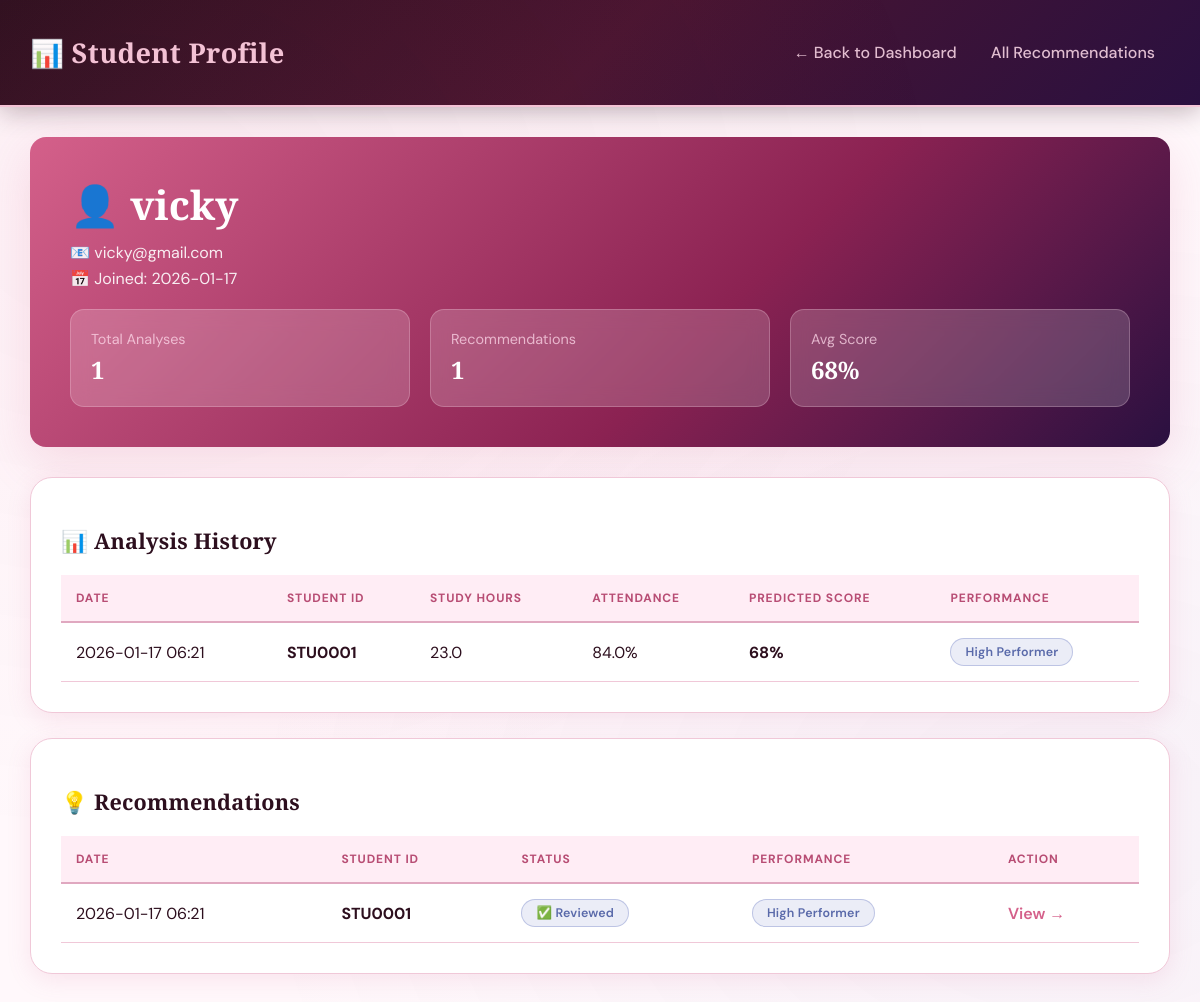
Screenshot of /admin/student/74 (signed in) with the database file from the repository.
### tables this page shows
CREATE TABLE users
                 (id INTEGER PRIMARY KEY AUTOINCREMENT,
                  username TEXT UNIQUE NOT NULL,
                  email TEXT UNIQUE NOT NULL,
                  password TEXT NOT NULL,
                  role TEXT DEFAULT 'student',
                  assigned_student_id TEXT,
                  created_at TIMESTAMP DEFAULT CURRENT_TIMESTAMP);

CREATE TABLE analysis_history
                 (id INTEGER PRIMARY KEY AUTOINCREMENT,
                  user_id INTEGER,
                  student_id TEXT,
                  student_name TEXT,
                  hours_studied REAL,
                  attendance REAL,
                  sleep_hours REAL,
                  previous_scores REAL,
                  tutoring_sessions INTEGER,
                  physical_activity REAL,
                  cluster INTEGER,
                  cluster_label TEXT,
                  predicted_score REAL,
                  analysis_date TIMESTAMP DEFAULT CURRENT_TIMESTAMP,
                  admin_notified INTEGER DEFAULT 0,
                  admin_viewed INTEGER DEFAULT 0,
                  FOREIGN KEY (user_id) REFERENCES users (id));

CREATE TABLE recommendations
                 (id INTEGER PRIMARY KEY AUTOINCREMENT,
                  analysis_id INTEGER,
                  user_id INTEGER,
                  student_id TEXT,
                  recommendations TEXT,
                  status TEXT DEFAULT 'pending',
                  admin_response TEXT,
                  created_at TIMESTAMP DEFAULT CURRENT_TIMESTAMP,
                  responded_at TIMESTAMP,
                  FOREIGN KEY (analysis_id) REFERENCES analysis_history (id),
                  FOREIGN KEY (user_id) REFERENCES users (id));

### app.py (the view)
@app.route('/admin/student/<int:user_id>')
@admin_required
def admin_view_student(user_id):
    conn = get_db()
    student = conn.execute('SELECT * FROM users WHERE id = ? AND role = "student"',
                          (user_id,)).fetchone()
    if not student:
        flash('Student not found.', 'error')
        return redirect(url_for('admin_dashboard'))
    analyses = conn.execute('''SELECT * FROM analysis_history
                              WHERE user_id = ?
                              ORDER BY analysis_date DESC''',
                           (user_id,)).fetchall()
    recommendations = conn.execute('''SELECT * FROM recommendations
                                     WHERE user_id = ?
                                     ORDER BY created_at DESC''',
                                  (user_id,)).fetchall()
    conn.close()
    return render_template('admin_student_profile.html',
                         student=student, analyses=analyses, recommendations=recommendations)

### app.py (called while the page is built)
def admin_required(f):
    @wraps(f)
    def decorated_function(*args, **kwargs):
        if 'user_id' not in session:
            flash('Please login to access this page.', 'warning')
            return redirect(url_for('login'))
        if session.get('role') != 'admin':
            flash('Admin access required.', 'error')
            return redirect(url_for('dashboard'))
        return f(*args, **kwargs)
    return decorated_function

def get_db():
    conn = sqlite3.connect('studytrack.db')
    conn.row_factory = sqlite3.Row
    return conn

### templates/admin_student_profile.html (shortened to what this page needs)
<!DOCTYPE html>
<html lang="en">
<head>
    <link rel="stylesheet" href="/static/css/astudpro.css">
</head>
<body>
<header>
    <h1>📊 Student Profile</h1>
    <div>
        <a href="/admin/dashboard">← Back to Dashboard</a>
        <a href="/admin/recommendations">All Recommendations</a>
    </div>
</header>
<div class="container">
    <div class="student-header">
        <h1>👤 {{ student.username }}</h1>
        <p style="margin: 5px 0; opacity: 0.9;">📧 {{ student.email }}</p>
        <p style="margin: 5px 0; opacity: 0.9;">📅 Joined: {{ student.created_at[:10] }}</p>
        <div class="student-info">
            <div class="info-item">
                <div class="info-label">Total Analyses</div>
                <div class="info-value">{{ analyses|length }}</div>
            </div>
            <div class="info-item">
                <div class="info-label">Recommendations</div>
                <div class="info-value">{{ recommendations|length }}</div>
            </div>
            <div class="info-item">
                <div class="info-label">Avg Score</div>
                <div class="info-value">
                    {% if analyses %}
                        {{ "%.0f"|format(analyses|map(attribute='predicted_score')|sum / analyses|length) }}%
                    {% else %}
                        N/A
                    {% endif %}
                </div>
            </div>
        </div>
    </div>
    <div class="card">
        <h2>📊 Analysis History</h2>
        {% if analyses %}
        <table>
            <thead>
                <tr>
                    <th>Date</th>
                    <th>Student ID</th>
                    <th>Study Hours</th>
                    <th>Attendance</th>
                    <th>Predicted Score</th>
                    <th>Performance</th>
                </tr>
            </thead>
            <tbody>
                {% for analysis in analyses %}
                <tr>
                    <td>{{ analysis.analysis_date[:16] }}</td>
                    <td><strong>{{ analysis.student_id }}</strong></td>
                    <td>{{ analysis.hours_studied }}</td>
                    <td>{{ analysis.attendance }}%</td>
                    <td><strong>{{ "%.0f"|format(analysis.predicted_score) }}%</strong></td>
                    <td>
                        {% if analysis.cluster_label == 'High Performer' %}
                            <span class="badge high">{{ analysis.cluster_label }}</span>
                        {% elif analysis.cluster_label == 'Average Performer' %}
                            <span class="badge avg">{{ analysis.cluster_label }}</span>
                        {% else %}
                            <span class="badge low">{{ analysis.cluster_label }}</span>
                        {% endif %}
                    </td>
                </tr>
                {% endfor %}
            </tbody>
        </table>
        {% else %}
        <div class="empty">
            No analysis history available.
        </div>
        {% endif %}
    </div>
    <div class="card">
        <h2>💡 Recommendations</h2>
        {% if recommendations %}
        <table>
            <thead>
                <tr>
                    <th>Date</th>
                    <th>Student ID</th>
                    <th>Status</th>
                    <th>Performance</th>
                    <th>Action</th>
                </tr>
            </thead>
            <tbody>
                {% for rec in recommendations %}
                <tr>
                    <td>{{ rec.created_at[:16] }}</td>
                    <td><strong>{{ rec.student_id }}</strong></td>
                    <td>
                        {% if rec.status == 'reviewed' %}
                            <span class="badge reviewed">✅ Reviewed</span>
                        {% elif rec.status == 'pending' %}
                            <span class="badge pending">⏳ Pending</span>
                        {% else %}
                            <span class="badge low">🔄 Needs Revision</span>
                        {% endif %}
                    </td>
                    <td>
                        {% set analysis = analyses|selectattr('id', 'equalto', rec.analysis_id)|first %}
                        {% if analysis %}
                            {% if analysis.cluster_label == 'High Performer' %}
                                <span class="badge high">{{ analysis.cluster_label }}</span>
                            {% elif analysis.cluster_label == 'Average Performer' %}
                                <span class="badge avg">{{ analysis.cluster_label }}</span>
                            {% else %}
                                <span class="badge low">{{ analysis.cluster_label }}</span>
                            {% endif %}
                        {% endif %}
                    </td>
                    <td>
                        <a href="/admin/recommendation/{{ rec.id }}" style="color: #667eea; text-decoration: none; font-weight: 600;">View →</a>
                    </td>
                </tr>
                {% endfor %}
            </tbody>
        </table>
        {% else %}
        <div class="empty">
            No recommendations available.
        </div>
        {% endif %}
    </div>
</div>
</body>
</html>

### rows the page displays
users: username "vicky", email "vicky@gmail.com", created_at "2026-01-17"
analysis_history: analysis_date "2026-01-17 06:21", student_id "STU0001", hours_studied "23.0", attendance "84.0", predicted_score "68", cluster_label "High Performer"
recommendations: created_at "2026-01-17 06:21", student_id "STU0001", status "✅ Reviewed"

### other values shown
{{ analyses|length }} "1"
{{ recommendations|length }} "1"
